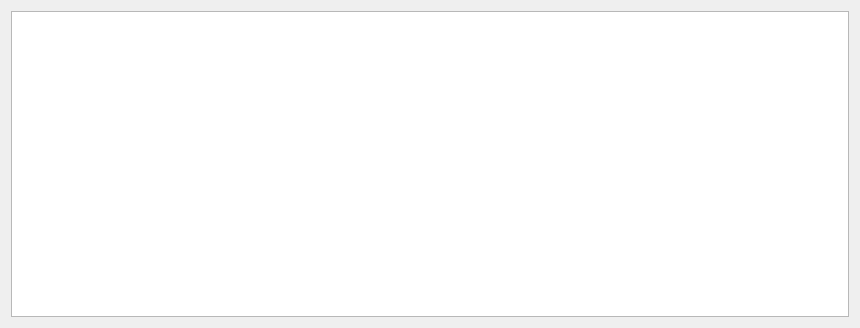
<?xml version="1.0" encoding="UTF-8"?>
<ui version="4.0">
 <class>Dialog</class>
 <widget class="QDialog" name="Dialog">
  <property name="geometry">
   <rect>
    <x>0</x>
    <y>0</y>
    <width>860</width>
    <height>328</height>
   </rect>
  </property>
  <property name="windowTitle">
   <string>Text report</string>
  </property>
  <layout class="QGridLayout" name="gridLayout">
   <item row="0" column="0">
    <widget class="QTextBrowser" name="text_browser">
     <property name="lineWrapMode">
      <enum>QTextEdit::NoWrap</enum>
     </property>
     <property name="html">
      <string>&lt;!DOCTYPE HTML PUBLIC &quot;-//W3C//DTD HTML 4.0//EN&quot; &quot;http://www.w3.org/TR/REC-html40/strict.dtd&quot;&gt;
&lt;html&gt;&lt;head&gt;&lt;meta name=&quot;qrichtext&quot; content=&quot;1&quot; /&gt;&lt;style type=&quot;text/css&quot;&gt;
p, li { white-space: pre-wrap; }
&lt;/style&gt;&lt;/head&gt;&lt;body style=&quot; font-family:'Ubuntu'; font-size:11pt; font-weight:400; font-style:normal;&quot;&gt;
&lt;p style=&quot;-qt-paragraph-type:empty; margin-top:0px; margin-bottom:0px; margin-left:0px; margin-right:0px; -qt-block-indent:0; text-indent:0px;&quot;&gt;&lt;br /&gt;&lt;/p&gt;&lt;/body&gt;&lt;/html&gt;</string>
     </property>
    </widget>
   </item>
  </layout>
 </widget>
 <resources/>
 <connections/>
</ui>
